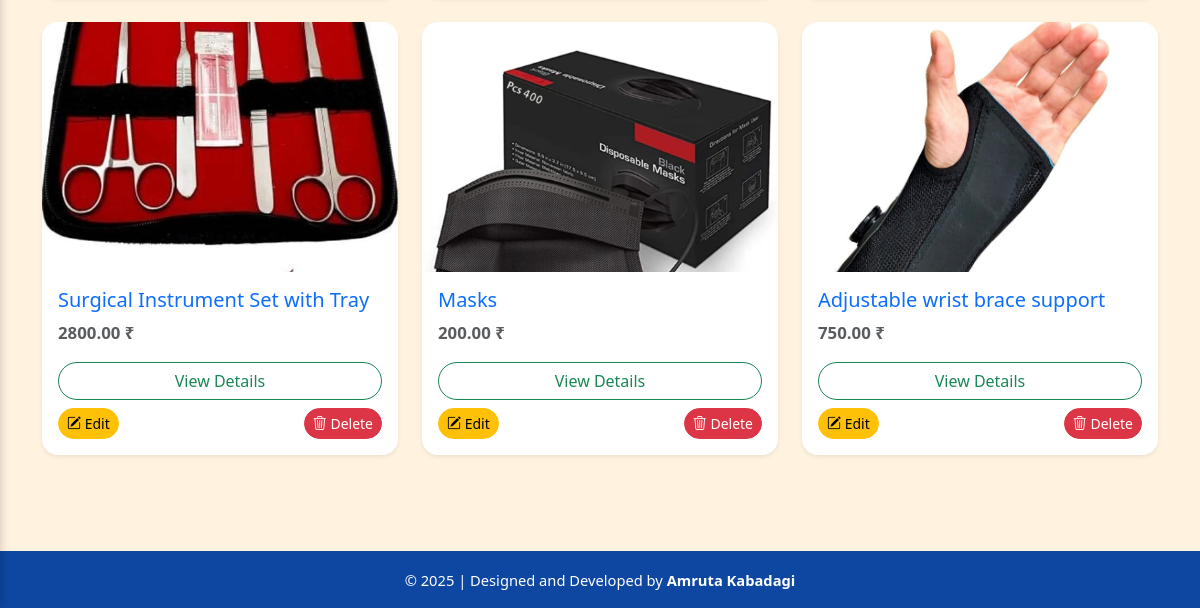
The app's page /product_list/ (signed in, lower part), older data.
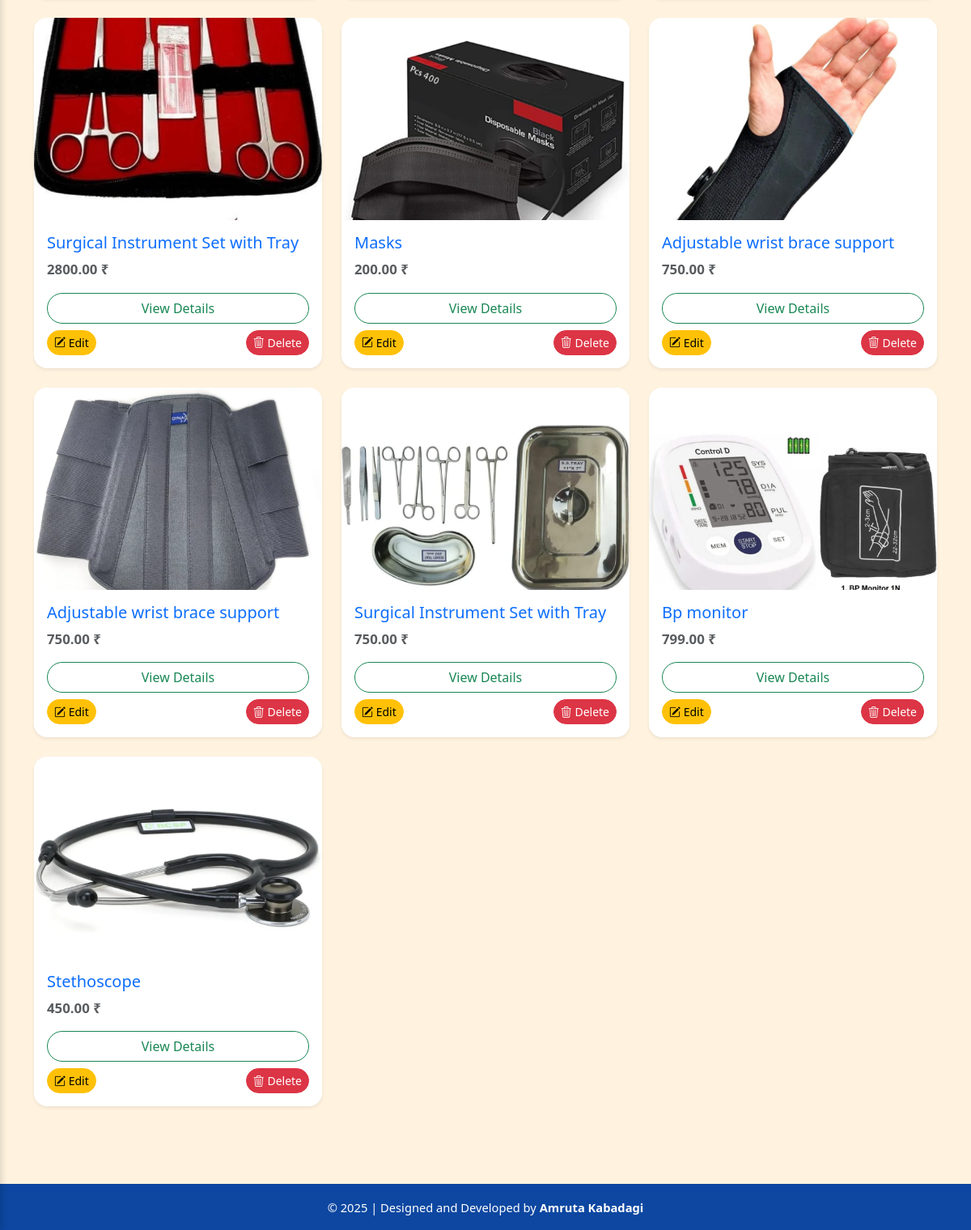
The same page, newer data.
### myapp/models.py (models this page shows, shortened)
class Product(models.Model):
    user = models.ForeignKey(User, on_delete=models.CASCADE)  # Seller
    title = models.CharField(max_length=200)
    image = models.ImageField(upload_to='products/')
    description = models.TextField()
    cost = models.DecimalField(max_digits=10, decimal_places=2)
    created_at = models.DateTimeField(auto_now_add=True)
    category = models.ForeignKey(Category, on_delete=models.SET_NULL, null=True)
    is_sold = models.BooleanField(default=False)

### myapp/views.py (the view)
# urls.py: path('product_list/', product_list, name='product_list'),
@login_required
def product_list(request):
    query = request.GET.get('q')
    category_id = request.GET.get('category')
    products = Product.objects.all()
    categories = Category.objects.all()
    if query:
        products = products.filter(Q(title__icontains=query) | Q(description__icontains=query))
    if category_id:
        products = products.filter(category__id=category_id)
    return render(request, 'product/product_list.html', {'products': products, 'categories': categories})

### templates/product/product_list.html (shortened to what this page needs)
{% extends 'base.html' %}
{% block content %}
<div class="container py-5">
    <div class="row">
        {% for product in products %}
            <div class="col-md-4 col-sm-6 mb-4">
                <div class="card h-100 shadow-sm border-0 rounded-4">
                    <img src="{{ product.image.url }}" class="card-img-top rounded-top-4" alt="{{ product.title }}" style="height: 250px; object-fit: cover;">
                    <div class="card-body d-flex flex-column">
                        <h5 class="card-title text-primary">{{ product.title }}</h5>
                        <p class="card-text fw-semibold text-muted mb-3">{{ product.cost }} ₹</p>
                        <a href="{% url 'product_detail' product.id %}" class="btn btn-outline-success rounded-pill mb-2">
                            View Details
                        </a>
                        {% if user.is_authenticated and product.user == user %}
                            <div class="d-flex justify-content-between">
                                <a href="{% url 'product_edit' product.id %}" class="btn btn-warning btn-sm rounded-pill">
                                    <i class="bi bi-pencil-square"></i> Edit
                                </a>
                                <a href="{% url 'product_delete' product.id %}" class="btn btn-danger btn-sm rounded-pill" onclick="return confirm('Are you sure to delete this product?');">
                                    <i class="bi bi-trash3"></i> Delete
                                </a>
                            </div>
                        {% endif %}
                    </div>
                </div>
            </div>
        {% empty %}
            <div class="col-12">
                <div class="alert alert-warning text-center">
                    <i class="bi bi-exclamation-circle-fill me-2"></i> No products found.
                </div>
            </div>
        {% endfor %}
    </div>
</div>
{% endblock %}

Row changes from the older to the newer data that the page shows:
added Product: image (picture), title "Adjustable wrist brace support", cost "750.00", shows "Edit"
added Product: image (picture), title "Surgical Instrument Set with Tray", cost "750.00", shows "Edit"
added Product: image (picture), title "Bp monitor", cost "799.00", shows "Edit"
added Product: image (picture), title "Stethoscope", cost "450.00", shows "Edit"
